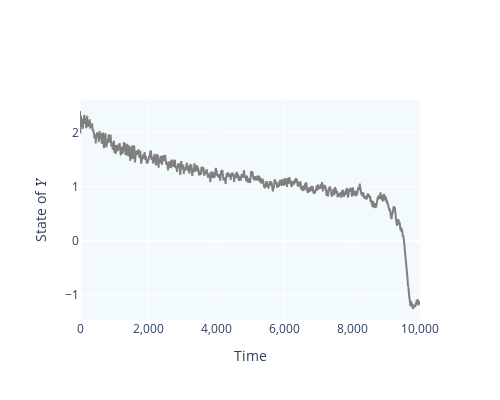

Notebook code cell kept with this figure:
### Code cell
fig = go.Figure()
fig.add_trace(go.Scatter(y=dataY_saddle_node_RisX, mode='lines', name='Increasing ac_r', line=dict(color='rgba(128, 128, 128, 1)')))
fig.update_layout(
    xaxis_title='Time',
    yaxis_title='State of 𝑌',
    width=500, height=400,
    xaxis=dict(tickvals=[0, 2000, 4000, 6000, 8000, 10000], ticktext=['0', '2,000', '4,000', '6,000', '8,000', '10,000'], range=[0, t_len]),
    legend=dict(x=0.03, y=0.05, traceorder='reversed', bgcolor='rgba(255, 255, 255, 0.5)'),
    plot_bgcolor='rgba(215, 238, 244, 0.3)',    # plotting area
    paper_bgcolor='rgba(0, 0, 0, 0)',  # entire plot background
)
fig.show()

### Figure 1 — Plotly figure (JSON) as saved in the notebook; plotly's stock layout.template omitted (floating-point values rounded to 4 significant figures; data arrays with more than 128 entries replaced by an {"elided": "..."} marker saying what was removed)
{"data": [{"line": {"color": "rgba(128, 128, 128, 1)"}, "mode": "lines", "name": "Increasing ac_r", "type": "scatter", "y": {"elided": "10000 float values"}}], "layout": {"height": 400, "legend": {"bgcolor": "rgba(255, 255, 255, 0.5)", "traceorder": "reversed", "x": 0.03, "y": 0.05}, "paper_bgcolor": "rgba(0, 0, 0, 0)", "plot_bgcolor": "rgba(215, 238, 244, 0.3)", "width": 500, "xaxis": {"range": [0, 10000], "ticktext": ["0", "2,000", "4,000", "6,000", "8,000", "10,000"], "tickvals": [0, 2000, 4000, 6000, 8000, 10000], "title": {"text": "Time"}}, "yaxis": {"title": {"text": "State of 𝑌"}}}}
